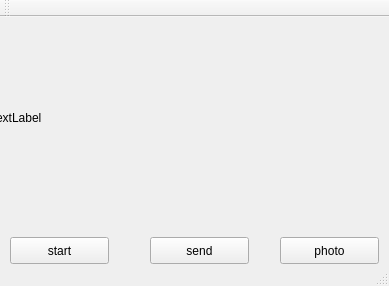
<?xml version="1.0" encoding="UTF-8"?>
<ui version="4.0">
 <class>MainWindow</class>
 <widget class="QMainWindow" name="MainWindow">
  <property name="geometry">
   <rect>
    <x>0</x>
    <y>0</y>
    <width>389</width>
    <height>286</height>
   </rect>
  </property>
  <property name="windowTitle">
   <string>MainWindow</string>
  </property>
  <widget class="QWidget" name="centralWidget">
   <widget class="QLabel" name="ImageCapture">
    <property name="geometry">
     <rect>
      <x>-10</x>
      <y>-10</y>
      <width>391</width>
      <height>221</height>
     </rect>
    </property>
    <property name="text">
     <string>TextLabel</string>
    </property>
   </widget>
   <widget class="QPushButton" name="pushButton">
    <property name="geometry">
     <rect>
      <x>10</x>
      <y>220</y>
      <width>99</width>
      <height>27</height>
     </rect>
    </property>
    <property name="text">
     <string>start</string>
    </property>
   </widget>
   <widget class="QPushButton" name="sendbutton">
    <property name="geometry">
     <rect>
      <x>150</x>
      <y>220</y>
      <width>99</width>
      <height>27</height>
     </rect>
    </property>
    <property name="text">
     <string>send</string>
    </property>
   </widget>
   <widget class="QPushButton" name="photo">
    <property name="geometry">
     <rect>
      <x>280</x>
      <y>220</y>
      <width>99</width>
      <height>27</height>
     </rect>
    </property>
    <property name="text">
     <string>photo</string>
    </property>
   </widget>
  </widget>
  <widget class="QToolBar" name="mainToolBar">
   <attribute name="toolBarArea">
    <enum>TopToolBarArea</enum>
   </attribute>
   <attribute name="toolBarBreak">
    <bool>false</bool>
   </attribute>
  </widget>
  <widget class="QStatusBar" name="statusBar"/>
 </widget>
 <layoutdefault spacing="6" margin="11"/>
 <resources/>
 <connections/>
</ui>
